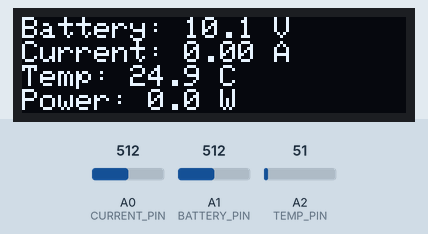
The sketch below on a simulated Arduino Uno, built with avr-gcc and run on an emulated ATmega328P. Parts: 128×32 one-colour display. The test bench sets the inputs (shaded band); at power-on: A2 (TEMP_PIN) = 51, A0 (CURRENT_PIN) = 512, A1 (BATTERY_PIN) = 512. What the sketch prints to the serial monitor is not drawn.

Above: at 2.0 s.
2.1 s: A2 (TEMP_PIN) set to 61
At 3.6 s:
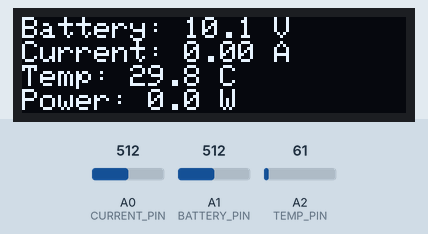
3.9 s: A0 (CURRENT_PIN) set to 716
At 5.8 s:
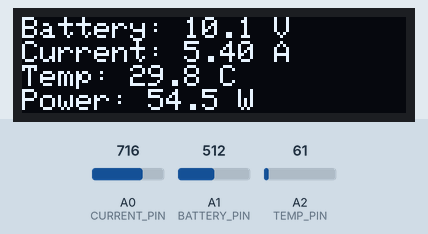
6.1 s: A1 (BATTERY_PIN) set to 716
At 7.9 s:
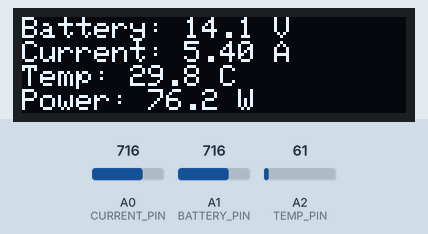
8.4 s: A2 (TEMP_PIN) set to 71
At 10.0 s:
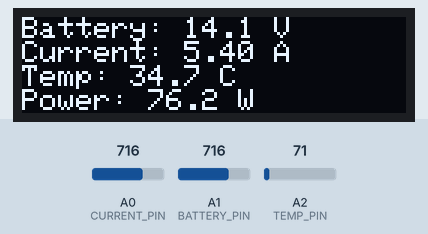
10.6 s: A0 (CURRENT_PIN) set to 900
At 12.2 s:
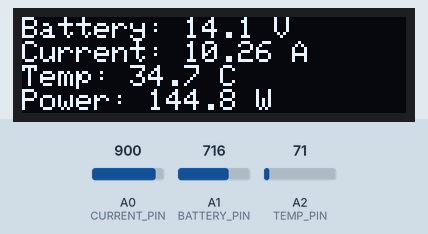
12.9 s: A1 (BATTERY_PIN) set to 900
At 14.4 s:
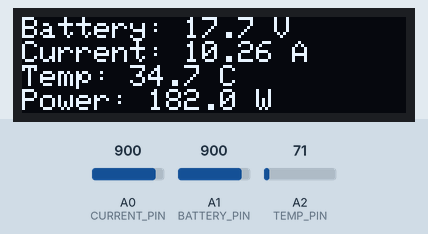
Timing chart, 0 to 15.9 s (numbered marks = the images above; inputs shaded):
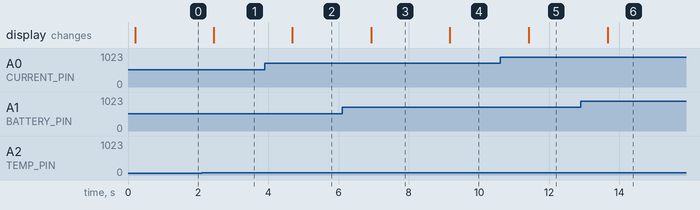

The sketch:

battery_monitor.ino
```cpp
#include <Wire.h>
#include <Adafruit_GFX.h>
#include <Adafruit_SSD1306.h>

#define CURRENT_PIN A0
#define BATTERY_PIN A1
#define TEMP_PIN A2

#define SCREEN_WIDTH 128
#define SCREEN_HEIGHT 32

Adafruit_SSD1306 display(SCREEN_WIDTH, SCREEN_HEIGHT, &Wire, -1);

const float ADC_REF = 5.0;
const float ADC_MAX = 1023.0;

const float R1 = 100000.0;
const float R2 = 33000.0;

const float ACS_SENSITIVITY = 0.185;
const float ACS_ZERO_VOLTAGE = 2.5;

float voltage, current, temperature, power;

void setup()
{
    Serial.begin(9600);
    Wire.begin();

    if (!display.begin(SSD1306_SWITCHCAPVCC, 0x3C))
    {
        Serial.println("OLED not detected");
        while (1);
    }

    display.clearDisplay();
    display.setTextSize(1);
    display.setTextColor(SSD1306_WHITE);
    display.display();

    Serial.println("Battery Monitoring System Started");
}

void loop()
{
    // Battery voltage
    int batteryRaw = analogRead(BATTERY_PIN);

    float adcVoltage = batteryRaw * ADC_REF / ADC_MAX;

    voltage = adcVoltage * (R1 + R2) / R2;

    // LM35 temperature
    int tempRaw = analogRead(TEMP_PIN);

    float tempVoltage = tempRaw * ADC_REF / ADC_MAX;

    temperature = tempVoltage * 100.0;

    // ACS712 current
    int currentRaw = analogRead(CURRENT_PIN);

    float sensorVoltage = currentRaw * ADC_REF / ADC_MAX;

    current = (sensorVoltage - ACS_ZERO_VOLTAGE)
              / ACS_SENSITIVITY;

    // Remove small zero-current noise
    if (current > -0.05 && current < 0.05)
    {
        current = 0.0;
    }

    // Power
    power = voltage * current;

    // Virtual Terminal output
    Serial.print("Battery ADC: ");
    Serial.print(batteryRaw);
    Serial.print(" | Battery Voltage: ");
    Serial.print(voltage, 2);
    Serial.println(" V");

    Serial.print("Current ADC: ");
    Serial.print(currentRaw);
    Serial.print(" | Current: ");
    Serial.print(current, 2);
    Serial.println(" A");

    Serial.print("Temperature ADC: ");
    Serial.print(tempRaw);
    Serial.print(" | Temperature: ");
    Serial.print(temperature, 1);
    Serial.println(" C");

    Serial.print("Power: ");
    Serial.print(power, 2);
    Serial.println(" W");

    Serial.println("--------------------");

    // OLED output
    display.clearDisplay();
    display.setCursor(0, 0);

    display.print("Battery: ");
    display.print(voltage, 1);
    display.println(" V");

    display.print("Current: ");
    display.print(current, 2);
    display.println(" A");

    display.print("Temp: ");
    display.print(temperature, 1);
    display.println(" C");

    display.print("Power: ");
    display.print(power, 1);
    display.println(" W");

    display.display();

    delay(1000);
}
```

Measured:
- after the input at 2.1 s, the display: changes after 0.34 s (image 1)
- after the input at 3.9 s, the display: changes after 0.78 s (image 2)
- after the input at 6.1 s, the display: changes after 0.83 s (image 3)
- after the input at 8.4 s, the display: changes after 0.77 s (image 4)
- after the input at 10.6 s, the display: changes after 0.82 s (image 5)
- after the input at 12.9 s, the display: changes after 0.76 s (image 6)
